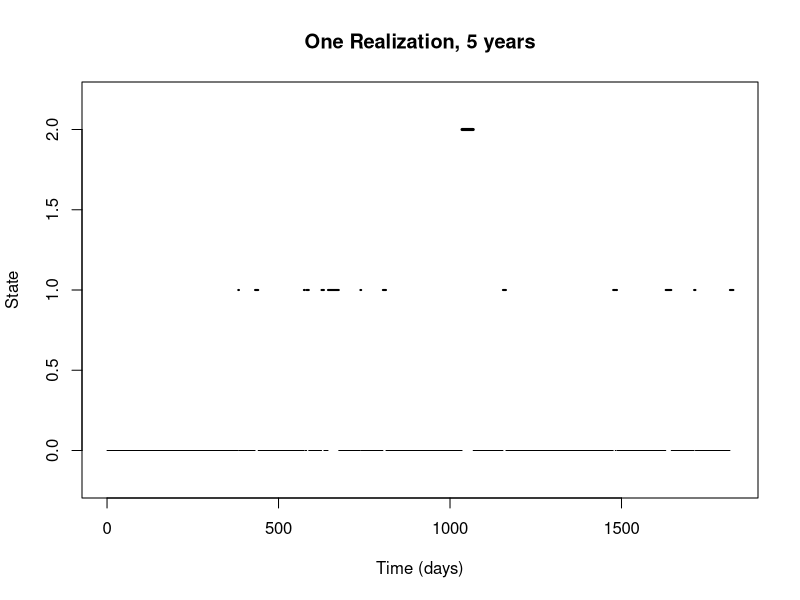
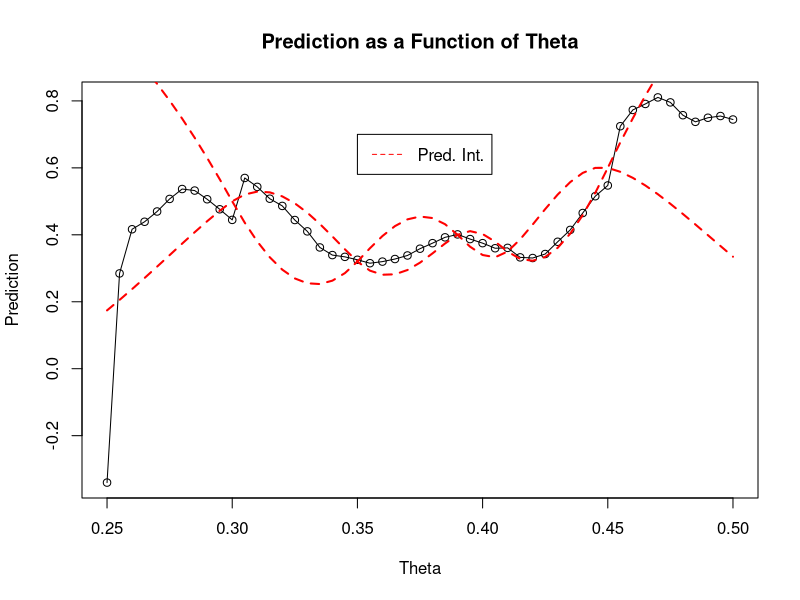
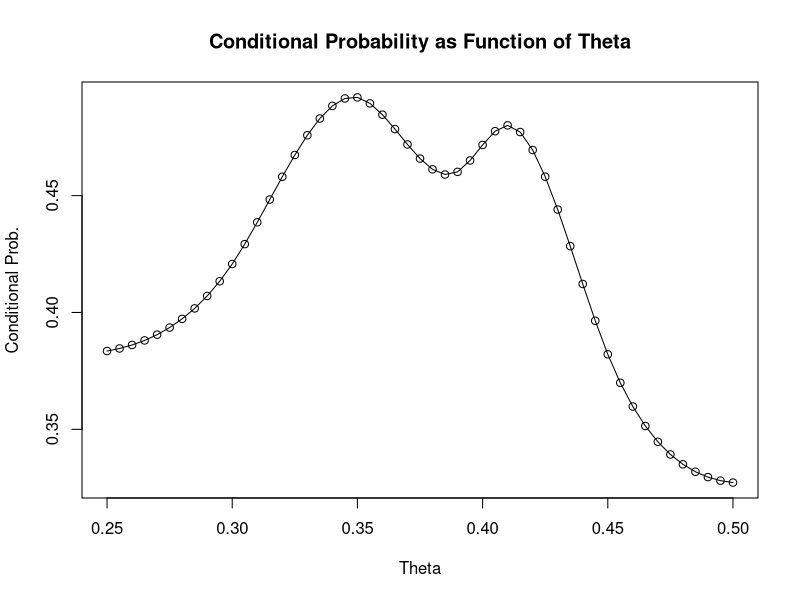
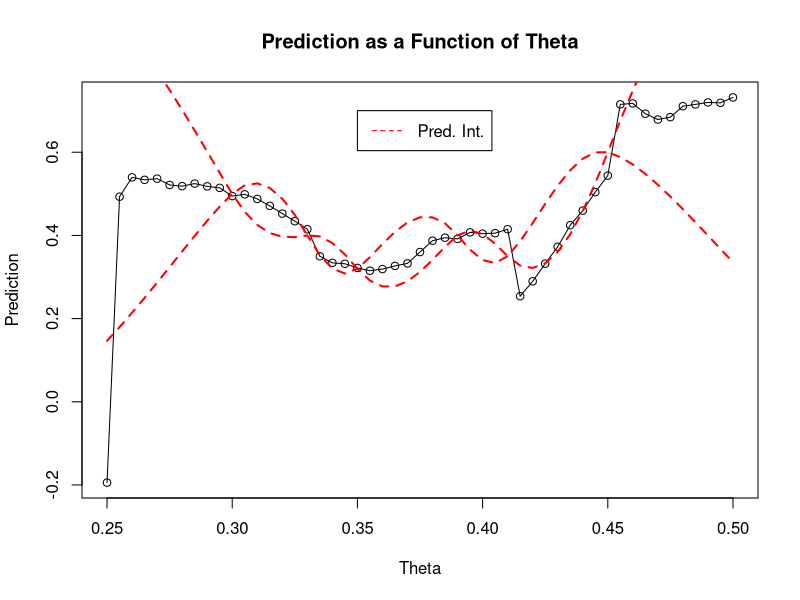
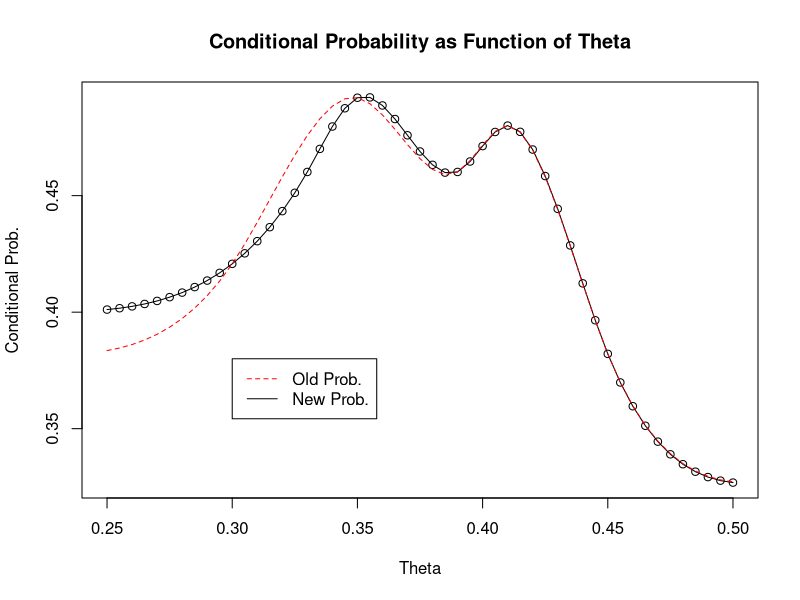

Recreate these plots in R, in order.
#Project 2 Stochastic Modelling
#Problem 1: Modelling the common cold

#Constants
alpha = 0.1
lambda = 1/100
mu_L = 1/7
mu_H = 1/20

simulate_markov <- function(state0, tEnd, plot) {
  
  time_infected = 0
  time_between_Ih = 0
  time_between_Ih_list <- c()
  
  if (plot) {
    plot(NULL, NULL, 
         xlim = c(0, tEnd), 
         ylim = c(-0.2, 2.2), 
         xlab = "Time (days)", 
         lwd = 5,
         ylab = "State", 
         main = "One Realization, 5 years")
  }
  
  time = 0
  state = state0
  while (time < tEnd) {
    if (state == 0) {
      #Sojourn time
      S =  rexp(1,rate = lambda)
      if (plot) {
        lines(c(time,time + S), c(state,state), lwd = 1)
      }
      
      #In case the sojourn time exceeds the end time
      if ( time + S > tEnd) {
        S = tEnd - time
      }
      time = time + S
      sample = runif(1)
      if (sample <= alpha) {
        state = 2
        if (time_between_Ih > 0) {
          time_between_Ih_list <- c(time_between_Ih_list, time - time_between_Ih)
          time_between_Ih = 0
        }
      }
      else {
        state = 1
      }
    }
    
    else if (state == 1) {
      S = rexp(1,rate = mu_L)
      if (plot) {
        lines(c(time,time + S), c(state,state), lwd = 2)
      }
      
      if ( time + S > tEnd) {
        S = tEnd - time
      }
      time = time + S
      time_infected = time_infected + S
      state = 0
    }
    
    else if (state == 2) {
      S = rexp(1,rate = mu_H)
      if (plot) {
        lines(c(time,time + S), c(state,state), lwd = 3)
      }
      
      if ( time + S > tEnd) {
        S = tEnd - time
      }
      time = time + S
      time_infected = time_infected + S
      time_between_Ih = time
      state = 0
    }
  }  
  
  return (c(time_infected/tEnd,mean(time_between_Ih_list)))
}


get_mean <- function(state0, tEnd, numSim) {
  result_list <- c()
  for (i in 1:numSim) {
    result <- simulate_markov(0,tEnd,FALSE)
    result_list <- c(result_list,result[2])
  }
  return (mean(result_list))
}

#1.c
tEnd = 5*365
result <-  simulate_markov(0, tEnd, TRUE)

#1.d
tEnd = 1000*365
result <-  simulate_markov(0, tEnd, FALSE)
time_infected <- result[1]
cat("Proportion of time infected in one realization: ",time_infected)

#1.e
numSim = 100
result <- get_mean(0,tEnd,numSim)
cat("\nAverage time between heavy infections over ", numSim, " realizations: ", result)

####### Problem 2
#Calibrating Climate Models

#2.a
std = 0.5
mu = 0.5
cov_function <- function(theta1, theta2){
  val = (1+15*abs(theta1 - theta2))*exp(-15*abs(theta1 -theta2)) * std^2
  return (val)
}

theta_grid = seq(from = 0.25, to = 0.50, by = 0.0049999)

#Known values
sample_points =  c(0.30,0.35,0.39,0.41,0.45)
sample_values = c(0.5, 0.32, 0.40, 0.35, 0.60)

#Function for creating covariance matrix
get_cov <-  function(vecA,vecB) {
  nA <- length(vecA)
  nB <- length(vecB)
  result <- matrix(nrow = nA, ncol = nB)
  for (i in 1:nA) {
    for (j in 1:nB) {
      result[i,j] = cov_function(vecA[i],vecB[j])
    }
  }
  return (result)
}

Sigma_AB <-  get_cov(theta_grid, sample_points)
Sigma_AA <-  get_cov(theta_grid, theta_grid)
Sigma_BB <- get_cov(sample_points, sample_points)

muA <-  rep(mu,length(theta_grid))
muB <- rep(mu,length(sample_points))

muC <- muA + Sigma_AB %*% solve(Sigma_BB) %*% (sample_values - muB)
Sigma_C <- Sigma_AA - Sigma_AB %*% solve(Sigma_BB) %*% t(Sigma_AB)

L <-  chol(Sigma_C)
z <- rnorm(length(theta_grid))
predict <- muC + L %*% z

plot(theta_grid, predict, main = "Prediction as a Function of Theta", xlab = "Theta", ylab = "Prediction")
lines(theta_grid, predict)

#Prediction interval
z005 = qnorm(0.95)

upper = muC + z005*sqrt(diag(Sigma_C))
lower = muC - z005*sqrt(diag(Sigma_C))

lines(theta_grid,upper, col = "red", lwd = 2, "l", lty = 2)
lines(theta_grid,lower, col = "red", lwd = 2, "l", lty = 2)
legend(0.35,0.7, legend=c("Pred. Int."), col=c("red"), lty=2)

#2.b
library(expm)   
y <- rep(0.30,length(theta_grid))
std_matrix <- Sigma_C %^% -0.5
standardize <- std_matrix %*% (y - muC)
probs1 <- pnorm(standardize)
plot(theta_grid, probs1, main = "Conditional Probability as Function of Theta", ylab = "Conditional Prob.", xlab = "Theta")
lines(theta_grid, probs1)

#2.c
#Same as in a), but with one more point.
sample_points =  c(0.30,0.35,0.39,0.41,0.45, 0.33)
sample_values = c(0.5, 0.32, 0.40, 0.35, 0.60, 0.40)

Sigma_AB <-  get_cov(theta_grid, sample_points)
Sigma_AA <-  get_cov(theta_grid, theta_grid)
Sigma_BB <- get_cov(sample_points, sample_points)


muA <-  rep(mu,length(theta_grid))
muB <- rep(mu,length(sample_points))

muC <- muA + Sigma_AB %*% solve(Sigma_BB) %*% (sample_values - muB)
Sigma_C <- Sigma_AA - Sigma_AB %*% solve(Sigma_BB) %*% t(Sigma_AB)
Sigma_C


L = chol(Sigma_C)
z <- rnorm(length(theta_grid))
predict <- muC + L %*% z


plot(theta_grid, predict, main = "Prediction as a Function of Theta", xlab = "Theta", ylab = "Prediction")
lines(theta_grid, predict)

#Prediction interval
z005 = qnorm(0.95)

upper = muC + z005*sqrt(diag(Sigma_C))
lower = muC - z005*sqrt(diag(Sigma_C))

lines(theta_grid,upper, col = "red", lwd = 2, "l", lty = 2)
lines(theta_grid,lower, col = "red", lwd = 2, "l", lty = 2)
legend(0.35,0.7, legend=c("Pred. Int."), col=c("red"), lty=2)

y <- rep(0.30,length(theta_grid))
std_matrix <- Sigma_C %^% -0.5
standardize <- solve(std_matrix) %*% (y - muC)
standardize
probs <-  pnorm(standardize)
plot(theta_grid, probs, main = "Conditional Probability as Function of Theta", ylab = "Conditional Prob.", xlab = "Theta")
lines(theta_grid, probs)
lines(theta_grid, probs1, col = "red", lty = 2)
legend(0.30, 0.38, c("Old Prob.", "New Prob."), col = c("red", "black"), lty=2:1)
